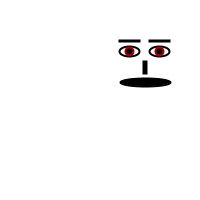
Frame 1 (no input)
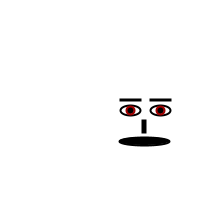
Frame 60 (the mouse pressed at the canvas centre just before this capture)
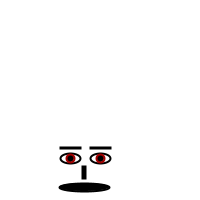
Frame 120 (the mouse held since frame 60 and released just before this capture)

The Processing sketch that drew these frames (run headless with seeded random() and noise(); from frame 60 on, the mouse is pressed at the canvas centre):

// Processing sketch: processing_16123
// ── processing_16123.pde

/*Hello everybody, this is my little creature but in object oriented programming.*/

//definig the class
Face myFace;


//defining the setup
void setup() {
  size(200,200);
  smooth();
  myFace = new Face();
}

void draw() {
  //list of functions which are called
  background(255);
  myFace.drawEyes();
  myFace.drawPupils();
  myFace.drawEyebrows();
  myFace.drawMove();
  myFace.drawNose();
  myFace.drawMouth();
}

class Face {
  //defining the functions which need to be called
  int x = int(random(0,width));
  int y = int(random(0,height));
  int xspeed = 1;
  int yspeed = 1;
  
  
  //defining the eye
  
  void drawEyes() {
    fill(255);
    stroke(0);
    strokeWeight(2);
    ellipse(x,y,20,10);
    ellipse(x+30,y,20,10);
  }
  //defining the pupil
  void drawPupils() {
    fill(0);
    stroke(162,0,0);
    strokeWeight(2);
    ellipse(x,y,8,8);
    ellipse(x+30,y,8,8);
  }
  
  void drawEyebrows() {
    rectMode(CENTER);
    stroke(0);
    rect(x,y-10,20,1);
    rect(x+30,y-10,20,1);
  }  
    
  void drawNose() {
  rectMode(CENTER);
  rect(x+15,y+15,3,12);
  }
  
  void drawMouth() {
  ellipse(x+15,y+30,50,8);
  } 
  
  //let the ellipses bounce
  void drawMove()
  {
    x += xspeed;
    y += yspeed;
    
    if (x < 12 || x > 158)
    {
    xspeed *= -1;
    }
    if (y<12 || y>163)
   {
     yspeed *= -1;
    
   } 
 
 }
}
